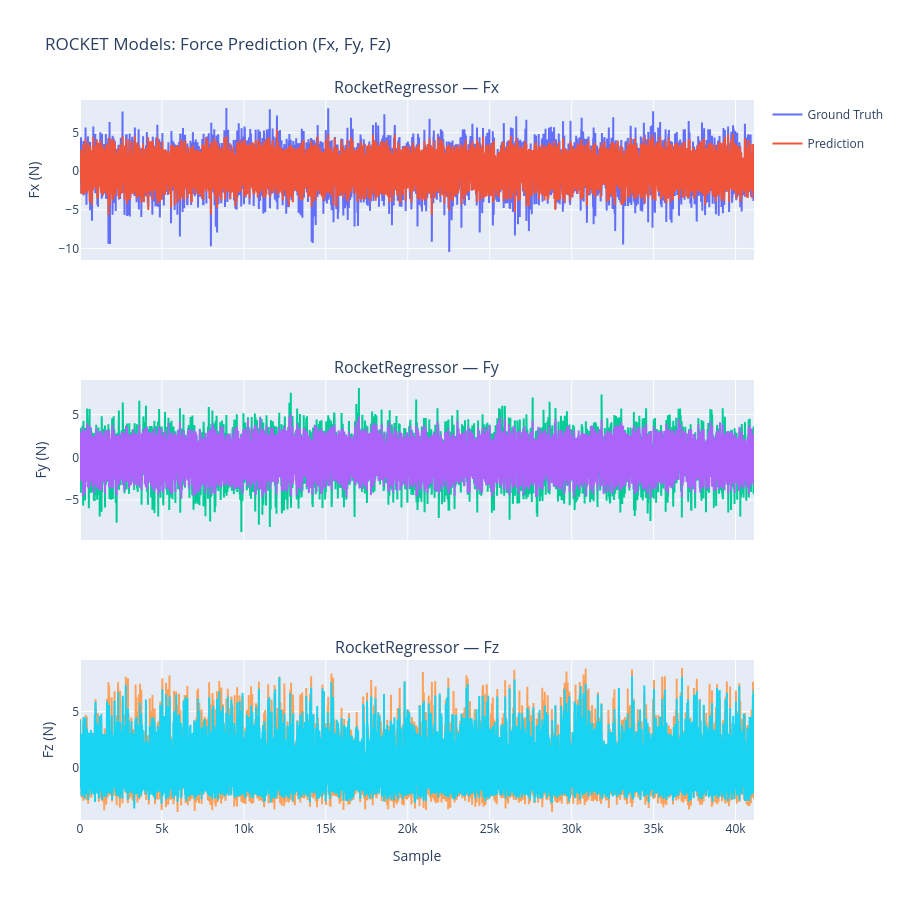

The notebook cell saved with this chart:
### Code cell
# ── Plot Fx, Fy, Fz for all models ───────────────────────────────────────────
fig = make_subplots(
    rows=3, cols=len(test_metrics),
    subplot_titles=[f"{name} — {label}"
                    for label in axes
                    for name in test_metrics.keys()],
    shared_xaxes=True,
)
 
for col, model_name in enumerate(test_metrics.keys(), 1):
    y_pred = test_metrics[model_name]['predictions']
    y_gt   = test_metrics[model_name]['ground_truth']
 
    for row, label in enumerate(axes, 1):
        fig.add_trace(
            go.Scatter(y=y_gt[:, row-1], name='Ground Truth',
                       mode='lines', legendgroup='gt',
                       showlegend=(row == 1 and col == 1)),
            row=row, col=col
        )
        fig.add_trace(
            go.Scatter(y=y_pred[:, row-1], name='Prediction',
                       mode='lines', legendgroup='pred',
                       showlegend=(row == 1 and col == 1)),
            row=row, col=col
        )
        fig.update_yaxes(title_text=f"{label} (N)", row=row, col=1)
 
fig.update_xaxes(title_text="Sample", row=3)
fig.update_layout(height=900, title_text="ROCKET Models: Force Prediction (Fx, Fy, Fz)")
fig.show()

### Figure 1 — Plotly figure (JSON) as saved in the notebook; plotly's stock layout.template omitted (floating-point values rounded to 4 significant figures; data arrays with more than 128 entries replaced by an {"elided": "..."} marker saying what was removed)
{"data": [{"legendgroup": "gt", "mode": "lines", "name": "Ground Truth", "showlegend": true, "type": "scatter", "xaxis": "x", "y": {"elided": "41125 float values"}, "yaxis": "y"}, {"legendgroup": "pred", "mode": "lines", "name": "Prediction", "showlegend": true, "type": "scatter", "xaxis": "x", "y": {"elided": "41125 float values"}, "yaxis": "y"}, {"legendgroup": "gt", "mode": "lines", "name": "Ground Truth", "showlegend": false, "type": "scatter", "xaxis": "x2", "y": {"elided": "41125 float values"}, "yaxis": "y2"}, {"legendgroup": "pred", "mode": "lines", "name": "Prediction", "showlegend": false, "type": "scatter", "xaxis": "x2", "y": {"elided": "41125 float values"}, "yaxis": "y2"}, {"legendgroup": "gt", "mode": "lines", "name": "Ground Truth", "showlegend": false, "type": "scatter", "xaxis": "x3", "y": {"elided": "41125 float values"}, "yaxis": "y3"}, {"legendgroup": "pred", "mode": "lines", "name": "Prediction", "showlegend": false, "type": "scatter", "xaxis": "x3", "y": {"elided": "41125 float values"}, "yaxis": "y3"}], "layout": {"annotations": [{"font": {"size": 16}, "showarrow": false, "text": "RocketRegressor — Fx", "x": 0.5, "xanchor": "center", "xref": "paper", "y": 1, "yanchor": "bottom", "yref": "paper"}, {"font": {"size": 16}, "showarrow": false, "text": "RocketRegressor — Fy", "x": 0.5, "xanchor": "center", "xref": "paper", "y": 0.6111, "yanchor": "bottom", "yref": "paper"}, {"font": {"size": 16}, "showarrow": false, "text": "RocketRegressor — Fz", "x": 0.5, "xanchor": "center", "xref": "paper", "y": 0.2222, "yanchor": "bottom", "yref": "paper"}], "height": 900, "title": {"text": "ROCKET Models: Force Prediction (Fx, Fy, Fz)"}, "xaxis": {"anchor": "y", "domain": [0, 1], "matches": "x3", "showticklabels": false}, "xaxis2": {"anchor": "y2", "domain": [0, 1], "matches": "x3", "showticklabels": false}, "xaxis3": {"anchor": "y3", "domain": [0, 1], "title": {"text": "Sample"}}, "yaxis": {"anchor": "x", "domain": [0.7778, 1], "title": {"text": "Fx (N)"}}, "yaxis2": {"anchor": "x2", "domain": [0.3889, 0.6111], "title": {"text": "Fy (N)"}}, "yaxis3": {"anchor": "x3", "domain": [0, 0.2222], "title": {"text": "Fz (N)"}}}}
